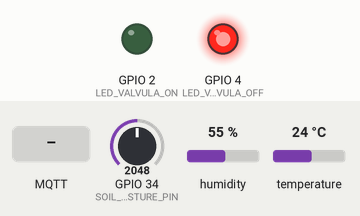
The sketch below on a simulated ESP32. Parts: output pins drawn as LEDs (lit = HIGH). The test bench sets the inputs (shaded band); at power-on: GPIO 34 (SOIL_MOISTURE_PIN) = 2048, humidity 55 %, temperature 24 °C. WiFi joins after 1.5 s; servers stay silent unless stated; random numbers use the default seed unless the sketch sets one; no MQTT or app messages arrive unless stated; what the sketch prints to the serial monitor is not drawn.

Above: at 3.8 s.
3.9 s: MQTT message "ON" arrives on the first subscribed topic
At 5.0 s:
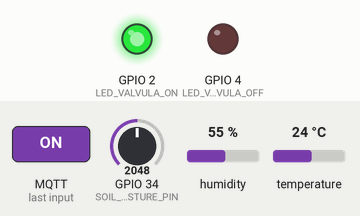
7.6 s: MQTT message "0" arrives on the first subscribed topic
At 8.2 s:
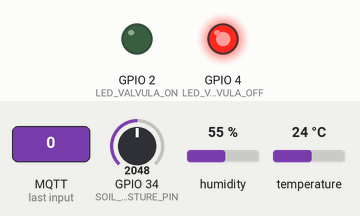
Timing chart, 0 to 10.6 s (numbered marks = the images above; inputs shaded):
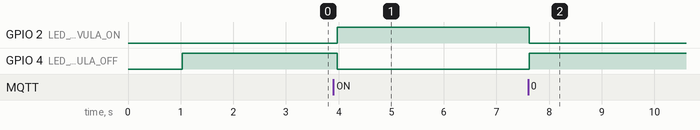

The sketch:

sketch.ino
```cpp
/*
 * Sistema IoT de Riego Inteligente para Pastizales
 * Trabajo Fin de Materia - IA aplicada a la industria 4.0
 *
 * VERSIÓN CORREGIDA - Envío automático cada 5 segundos
 */

#include <WiFi.h>
#include <WiFiClientSecure.h>
#include <PubSubClient.h>
#include <DHTesp.h>
#include <ArduinoJson.h>

// ============== PINES ==============
#define DHT_PIN 15
#define SOIL_MOISTURE_PIN 34
#define LED_VALVULA_ON 2
#define LED_VALVULA_OFF 4

// ============== WIFI (Wokwi) ==============
const char* ssid = "Wokwi-GUEST";
const char* password = "";

// ============== HIVEMQ CLOUD ==============
const char* mqtt_server = "3f53469d473648f8a48abff7da04d106.s1.eu.hivemq.cloud";
const int mqtt_port = 8883;
const char* mqtt_user = "admin";
const char* mqtt_password = "Luis1234567890";  // ← CAMBIA ESTO

// ============== TOPICS MQTT ==============
#define TOPIC_SENSORES    "pastizal/sensores"
#define TOPIC_VALVULA     "pastizal/valvula/estado"
#define TOPIC_CONTROL     "pastizal/valvula/control"
#define TOPIC_PREDICCION  "pastizal/prediccion"

// ============== OBJETOS ==============
DHTesp dht;
WiFiClientSecure espClient;
PubSubClient client(espClient);

// ============== VARIABLES ==============
unsigned long lastMsg = 0;
const long interval = 3000;  // 3 segundos
bool valvulaAbierta = false;

// Variables para simular cambios graduales
float humedadSueloBase = 50.0;
unsigned long lastSimUpdate = 0;

// ============== CONECTAR WIFI ==============
void setup_wifi() {
  delay(10);
  Serial.println();
  Serial.print("🔄 Conectando a WiFi: ");
  Serial.println(ssid);

  WiFi.mode(WIFI_STA);
  WiFi.begin(ssid, password);

  int intentos = 0;
  while (WiFi.status() != WL_CONNECTED && intentos < 40) {
    delay(500);
    Serial.print(".");
    intentos++;
  }

  if (WiFi.status() == WL_CONNECTED) {
    Serial.println();
    Serial.println("✅ WiFi conectado!");
    Serial.print("   IP: ");
    Serial.println(WiFi.localIP());
  } else {
    Serial.println();
    Serial.println("❌ Error al conectar WiFi");
  }
}

// ============== CALLBACK MQTT ==============
void callback(char* topic, byte* payload, unsigned int length) {
  String mensaje = "";
  for (int i = 0; i < length; i++) {
    mensaje += (char)payload[i];
  }

  Serial.print("📩 Mensaje [");
  Serial.print(topic);
  Serial.print("]: ");
  Serial.println(mensaje);

  if (String(topic) == TOPIC_CONTROL) {
    if (mensaje == "ON" || mensaje == "1") {
      abrirValvula();
    } else if (mensaje == "OFF" || mensaje == "0") {
      cerrarValvula();
    }
  }

  if (String(topic) == TOPIC_PREDICCION) {
    if (mensaje == "REGAR") {
      Serial.println("🤖 ML dice: REGAR");
      abrirValvula();
    } else if (mensaje == "NO_REGAR") {
      Serial.println("🤖 ML dice: NO REGAR");
      cerrarValvula();
    }
  }
}

// ============== CONTROL VÁLVULA ==============
void abrirValvula() {
  valvulaAbierta = true;
  digitalWrite(LED_VALVULA_ON, HIGH);
  digitalWrite(LED_VALVULA_OFF, LOW);
  Serial.println("🚿 VÁLVULA ABIERTA");
  client.publish(TOPIC_VALVULA, "ON");
}

void cerrarValvula() {
  valvulaAbierta = false;
  digitalWrite(LED_VALVULA_ON, LOW);
  digitalWrite(LED_VALVULA_OFF, HIGH);
  Serial.println("🔴 VÁLVULA CERRADA");
  client.publish(TOPIC_VALVULA, "OFF");
}

// ============== CONECTAR MQTT ==============
void reconnect() {
  int intentos = 0;
  while (!client.connected() && intentos < 3) {
    Serial.print("🔄 Conectando a HiveMQ Cloud...");

    String clientId = "ESP32_Riego_" + String(random(0xffff), HEX);

    if (client.connect(clientId.c_str(), mqtt_user, mqtt_password)) {
      Serial.println(" ✅ Conectado!");
      client.subscribe(TOPIC_CONTROL);
      client.subscribe(TOPIC_PREDICCION);
      Serial.println("📡 Suscrito a topics de control");
    } else {
      Serial.print(" ❌ Error: ");
      Serial.println(client.state());
      delay(2000);
      intentos++;
    }
  }
}

// ============== LEER Y PUBLICAR SENSORES ==============
void publicarSensores() {
  // Leer DHT22
  TempAndHumidity data = dht.getTempAndHumidity();
  float temperatura = data.temperature;
  float humedadAmbiente = data.humidity;

  // Leer potenciómetro (simula humedad suelo)
  int valorAnalogico = analogRead(SOIL_MOISTURE_PIN);
  float humedadSuelo = map(valorAnalogico, 0, 4095, 0, 100);

  // Si la válvula está abierta, simular que sube la humedad
  if (valvulaAbierta && humedadSuelo < 90) {
    humedadSuelo += 2;  // Sube un poco al regar
  }

  // Crear JSON
  StaticJsonDocument<256> doc;
  doc["humedad_suelo"] = humedadSuelo;
  doc["temperatura"] = temperatura;
  doc["humedad_ambiente"] = humedadAmbiente;
  doc["valvula"] = valvulaAbierta ? "ON" : "OFF";
  doc["timestamp"] = millis() / 1000;

  char buffer[256];
  serializeJson(doc, buffer);

  // Publicar
  bool publicado = client.publish(TOPIC_SENSORES, buffer);

  // Mostrar en serial
  Serial.println("━━━━━━━━━━━━━━━━━━━━━━━━━━━━━━");
  Serial.print("📊 [");
  Serial.print(millis() / 1000);
  Serial.println("s] DATOS ENVIADOS:");
  Serial.print("   🌱 Humedad Suelo:  ");
  Serial.print(humedadSuelo, 1);
  Serial.println(" %");
  Serial.print("   🌡️  Temperatura:    ");
  Serial.print(temperatura, 1);
  Serial.println(" °C");
  Serial.print("   💧 Humedad Amb:    ");
  Serial.print(humedadAmbiente, 1);
  Serial.println(" %");
  Serial.print("   🚿 Válvula:        ");
  Serial.println(valvulaAbierta ? "ABIERTA" : "CERRADA");
  Serial.print("   📤 Publicado:      ");
  Serial.println(publicado ? "✅ OK" : "❌ ERROR");
  Serial.println("━━━━━━━━━━━━━━━━━━━━━━━━━━━━━━");
}

// ============== SETUP ==============
void setup() {
  Serial.begin(115200);
  delay(1000);  // Dar tiempo a Wokwi

  Serial.println("\n╔════════════════════════════════════╗");
  Serial.println("║  Sistema IoT Riego Inteligente     ║");
  Serial.println("║  UTPL - Maestría IA                ║");
  Serial.println("║  Envío automático cada 5 seg       ║");
  Serial.println("╚════════════════════════════════════╝\n");

  // Pines
  pinMode(LED_VALVULA_ON, OUTPUT);
  pinMode(LED_VALVULA_OFF, OUTPUT);

  // Estado inicial
  cerrarValvula();

  // DHT22
  dht.setup(DHT_PIN, DHTesp::DHT22);

  // WiFi
  setup_wifi();

  // MQTT con TLS
  espClient.setInsecure();
  client.setServer(mqtt_server, mqtt_port);
  client.setCallback(callback);
  client.setKeepAlive(60);
  client.setSocketTimeout(30);

  // Conectar MQTT inmediatamente
  reconnect();

  // Publicar primer dato inmediatamente
  if (client.connected()) {
    publicarSensores();
  }

  Serial.println("✅ Sistema listo - enviando datos cada 5 segundos\n");
}

// ============== LOOP ==============
void loop() {
  // Mantener conexión MQTT
  if (!client.connected()) {
    reconnect();
  }
  client.loop();

  // Publicar cada 5 segundos (sin importar si hay cambios)
  unsigned long now = millis();
  if (now - lastMsg >= interval) {
    lastMsg = now;

    if (client.connected()) {
      publicarSensores();
    } else {
      Serial.println("⚠️ MQTT desconectado, reintentando...");
    }
  }

  // Pequeño delay para que Wokwi no pause el loop
  delay(100);
}
```

Measured:
- after the input at 3.9 s, GPIO 2 (LED_VALVULA_ON): LOW → HIGH after 0.08 s; GPIO 4 (LED_VALVULA_OFF): HIGH → LOW after 0.08 s
- after the input at 7.6 s, GPIO 2 (LED_VALVULA_ON): HIGH → LOW at once; GPIO 4 (LED_VALVULA_OFF): LOW → HIGH at once
